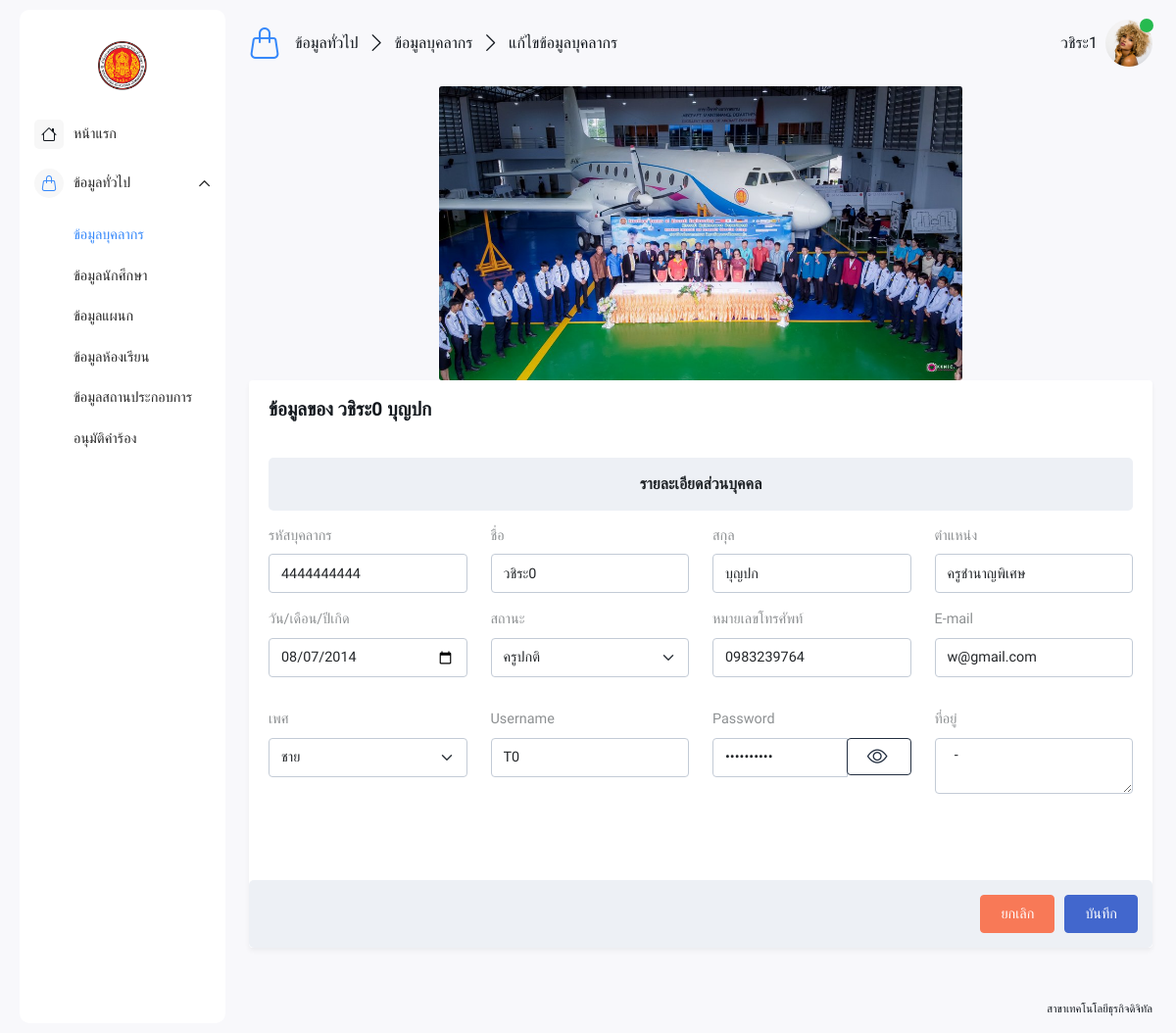
/teacher/Hearder/crud/editFrom_teacher.php?T_ID=4444444444 (signed in), run on the app's committed database.
### tables this page shows
CREATE TABLE `major` (
  `M_ID` varchar(15) NOT NULL,
  `M_Name` varchar(100) NOT NULL,
  `M_college` varchar(225) NOT NULL,
  `M_img` varchar(225) NOT NULL,
  `M_address` text NOT NULL
);

CREATE TABLE `teacher` (
  `T_ID` varchar(10) NOT NULL,
  `T_fname` varchar(50) NOT NULL,
  `T_lname` varchar(50) NOT NULL,
  `T_position` varchar(50) NOT NULL,
  `T_address` text NOT NULL,
  `T_birthday` date NOT NULL,
  `T_img` varchar(225) NOT NULL,
  `T_status` varchar(1) NOT NULL,
  `T_phone` varchar(10) NOT NULL,
  `T_email` varchar(100) NOT NULL,
  `T_gender` varchar(10) NOT NULL,
  `T_password` varchar(15) NOT NULL,
  `T_username` varchar(15) NOT NULL
);

### teacher/Hearder/crud/editFrom_teacher.php (the view, shortened to what the rows shown need)
<?php
include_once '../../services_teacher/conndb.php';
include_once '../../../config/show_data.php';
echo '
<script src="https://cdn.jsdelivr.net/npm/sweetalert2@11"></script>
<script src="https://code.jquery.com/jquery-2.1.3.min.js"></script>
<script src="https://cdnjs.cloudflare.com/ajax/libs/sweetalert/1.1.3/sweetalert-dev.js"></script>
<link rel="stylesheet" href="https://cdnjs.cloudflare.com/ajax/libs/sweetalert/1.1.3/sweetalert.css">';
$user = getuserT($conn,$_SESSION['username']);
$major = getmajor($conn);
$T_ID = $_GET['T_ID'];
$teachers = getTeachers($conn,$T_ID);
?>
<!doctype html>
<html lang="en">
    <head>
        <link rel="stylesheet" href="../../../assets/css/animate.css">
        <link rel="stylesheet" href="https://cdnjs.cloudflare.com/ajax/libs/limonte-sweetalert2/11.3.4/sweetalert2.min.css">
        <link rel="stylesheet" href="../../../assets/fonts/bootstrap/bootstrap-icons.css">
        <link rel="stylesheet" href="../../../assets/css/main.min.css">
        <link rel="stylesheet" href="../../../assets/vendor/overlay-scroll/OverlayScrollbars.min.css">
    </head>
    <body id="fonts">
    <div class="page-wrapper">
        <nav class="sidebar-wrapper">
            <div class="sidebar-brand">
                <a href="../../index.php" class="logo">
                <span class="avatar">
                    <img src="../../../upload_img/<?php echo $major['M_img'];?>" alt="Admin Dashboards" style="width: auto;height: 100px"/>
                </span>
                </a>
            </div>
        </nav>
        <div class="main-container">
            <div class="page-header">
                <div class="header-actions-container">
                    <div>
                        <ul class="header-actions">
                            <li class="dropdown">
                                <a href="#" id="userSettings" class="user-settings" data-toggle="dropdown" aria-haspopup="true">
                                    <span class="user-name d-none d-md-block"><?php echo $user['T_fname']; ?></span>
                                    <span class="avatar">
                                <img src="../../img/<?php echo $user['T_img']; ?>" alt="Admin Templates">
                                <span class="status online"></span>
                            </span>
                                </a>
                            </li>
                        </ul>
                    </div>
                </div>
            </div>
            <div class="content-wrapper-scroll">
                <div class="content-wrapper">
                    <div class="row">
                        <form method="post" enctype="multipart/form-data">
                                <div class="col-12 ">
                                    <center>
                                        <img id="previewImage" src="../../img/<?php echo $teachers['T_img'] ?>" alt="Preview Image"
                                             class="col-12 start-50"
                                             style="height: 300px; width: auto;  ">
                                    </center>
                                </div>
                                <div class="col-12">
                                    <div class="card">
                                        <div class="card-header">
                                            <div class="card-title">
                                                ข้อมูลของ <?php echo $teachers['T_fname'] ?> <?php echo $teachers['T_lname'] ?>  </div>
                                        </div>
                                        <div class="card-body py-4 m-auto">
                                            <div class="row ">
                                                <div class="col-3">
                                                    <label for="inputName" class="form-label">รหัสบุคลากร</label>
                                                    <input type="text" class="form-control" id="inputName" name="T_ID"
                                                           placeholder="รหัสบุคลากร"
                                                           value="<?= $teachers['T_ID']; ?>" readonly>
                                                </div>
                                                <div class="col-3">
                                                    <label for="inputName" class="form-label">ชื่อ</label>
                                                    <input type="text" class="form-control" id="inputName" name="T_fname"
                                                           placeholder="ชื่อ"
                                                           value="<?= $teachers['T_fname']; ?>" >
                                                </div>
                                                <div class="col-3">
                                                    <label for="inputName" class="form-label">สกุล</label>
                                                    <input type="text" class="form-control" id="inputName" name="T_lname"
                                                           placeholder="สกุล"
                                                           value="<?= $teachers['T_lname']; ?>">
                                                </div>
                                                <div class="col-3">
                                                    <label for="inputName" class="form-label">ตำแหน่ง</label>
                                                    <input type="text" class="form-control" id="inputName" name="T_position"
                                                           placeholder="ตำแหน่ง"
                                                           value="<?= $teachers['T_position']; ?>">
                                                </div>
                                                <div class="col-3 py-3">
                                                    <label for="inputName" class="form-label">วัน/เดือน/ปีเกิด</label>
                                                    <input type="date" class="form-control" id="inputName" name="T_birthday"
                                                           placeholder="วัน/เดือน/ปีเกิด"
                                                           value="<?= $teachers['T_birthday']; ?>">
                                                </div>
                                                <div class="col-3 py-3">
                                                    <label for="inputName" class="form-label">สถานะ</label>
                                                    <select class="form-select" id="inputName" name="T_status">
                                                        <option value="0" <?= ($teachers['T_status'] == 0) ? 'selected' : ''; ?>>
                                                            ครูปกติ
                                                        </option>
                                                    </select>
                                                </div>
                                                <div class="col-3 py-3">
                                                    <label for="inputName" class="form-label">หมายเลขโทรศัพท์</label>
                                                    <input type="tel" class="form-control" id="inputName" name="T_phone"
                                                           placeholder="หมายเลขโทรศัพท์"
                                                           value="<?= $teachers['T_phone']; ?>">
                                                </div>
                                                <div class="col-3 py-3">
                                                    <label for="inputName" class="form-label">E-mail</label>
                                                    <input type="email" class="form-control" id="inputName" name="T_email"
                                                           placeholder="E-mail"
                                                           value="<?= $teachers['T_email']; ?>" >
                                                </div>
                                                <div class="col-3 py-3">
                                                    <label for="inputName" class="form-label">เพศ</label>
                                                    <select class="form-select" id="inputName" name="T_gender" >
                                                        <option value="ชาย" <?= ($teachers['T_gender'] == 'ชาย') ? 'selected' : ''; ?>>
                                                            ชาย
                                                        </option>
                                                    </select>
                                                </div>
                                                <div class="col-3 py-3">
                                                    <label for="inputName" class="form-label">Username</label>
                                                    <input type="text" class="form-control" id="inputName" name="T_username"
                                                           placeholder="Username"
                                                           value="<?= $teachers['T_username']; ?>" readonly>
                                                </div>
                                                <div class="col-3 py-3">
                                                    <div class="input-group">
                                                        <input type="password" class="form-control" id="password" name="T_password" placeholder="password"
                                                               value="<?= $teachers['T_password']; ?>" readonly>
                                                        <div class="input-group-append">
                                                            <button type="button" class="btn btn-outline-secondary password-toggle-button" onclick="togglePasswordVisibility()">
                                                            </button>
                                                        </div>
                                                    </div>
                                                </div>
                                                <div class="col-3 py-3">
                                                    <label for="inputName" class="form-label">ที่อยู่</label>
                                                    <textarea type="text" class="form-control" id="inputName" name="T_address"
                                                              placeholder="ที่อยู่"
                                                    > <?= $teachers['T_address']; ?></textarea>
                                                </div>
                                            </div>
                                        </div>
                                        <br>
                                        <br>
                                    </div>
                                </div>
                        </form>
                    </div>
                </div>
            </div>
        </div>
    </body>
    </html>

### data on the page
major: M_img (picture)
teacher: T_fname "วชิระ1", T_img (picture)
teacher: T_img (picture), T_fname "วชิระ0", T_lname "บุญปก", T_ID "4444444444", T_position "ครูชำนาญพิเศษ", T_birthday "08/07/2014", T_status "ครูปกติ", T_phone "0983239764", T_email "w@gmail.com", T_gender "ชาย", T_username "T0", T_address "-"
